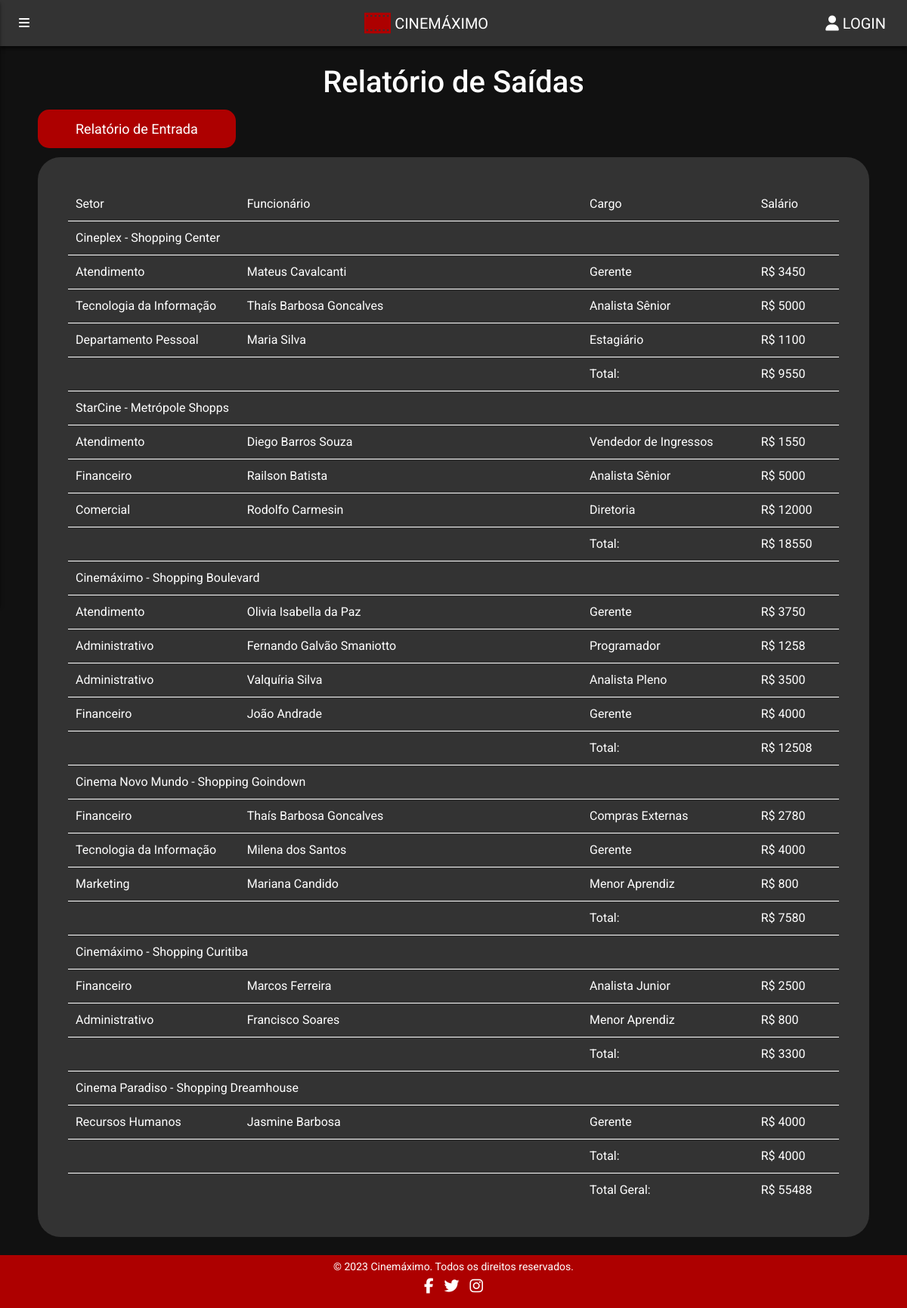
Page /html/relatorio/relatorio-saida.php on the committed database.
### tables this page shows
CREATE TABLE Funcionario (
idFuncionario INT PRIMARY KEY AUTO_INCREMENT,
email VARCHAR(255),
senha VARCHAR(255),
nome VARCHAR(255),
dataNascimento DATE,
cpf VARCHAR(255),
cargo VARCHAR(255),
salario DECIMAL,
dataAdmissao DATE,
idChefe INT,
idSetor INT,
idCinema INT,
FOREIGN KEY (idChefe) REFERENCES Funcionario(idFuncionario),
FOREIGN KEY (idSetor) REFERENCES Setor(idSetor),
FOREIGN KEY (idCinema) REFERENCES Cinema(idCinema)
);

CREATE TABLE Setor (
idSetor INT PRIMARY KEY AUTO_INCREMENT,
nome VARCHAR(150)
);

CREATE TABLE Cinema (
idCinema INT PRIMARY KEY AUTO_INCREMENT,
nome VARCHAR(255),
endereco VARCHAR(255),
telefone VARCHAR(255)
);

### config.php (called while the page is built, shortened)
<?php
function GerarConexao() {
    $endereco = "localhost";
    $usuario = "root";
    $senha = "";
    $banco = "ProjetoCinema";
    $con = new mysqli ($endereco, $usuario, $senha, $banco);
    $con->set_charset("utf8");
    return $con;
}
function Buscar($sql) {
    $conexao = GerarConexao();
    $resultado = mysqli_query($conexao, $sql);
    return mysqli_fetch_all($resultado, MYSQLI_ASSOC);
}
?>

### html/relatorio/relatorio-saida.php (the view, shortened to what this page needs)
<?php
require("../../config.php");
$resultado = BuscarResultados();
function BuscarResultados()
{
    $saidas = BuscarSaidas();
    $resultado = array();
    foreach ($saidas as $saida) {
        if (!isset($resultado[$saida['idCinema']]['saidas'])) {
            $resultado[$saida['idCinema']]['saidas'] = array();
            $resultado[$saida['idCinema']]['soma'] = 0;
        }
        array_push($resultado[$saida['idCinema']]['saidas'], $saida);
        $resultado[$saida['idCinema']]['nomeCinema'] = $saida['nomeCinema'];
        $resultado[$saida['idCinema']]['soma'] += $saida['salario'];
    }
    return $resultado;
}
function BuscarSaidas()
{
    $sql = "SELECT
                Cinema.idCinema,
                Cinema.nome AS 'nomeCinema',
                Setor.nome AS 'nomeSetor',
                Funcionario.nome,
                Funcionario.cargo,
                Funcionario.salario
            FROM Cinema
            INNER JOIN Funcionario ON Funcionario.idCinema = Cinema.idCinema
            INNER JOIN Setor ON Setor.idSetor = Funcionario.idSetor;";
    $saidas = Buscar($sql);
    return $saidas;
}
?>
<!DOCTYPE html>
<html lang="en">
<head>
    <link rel="stylesheet" href="/Projeto-Cinema/css/compartilhado/base.css">
    <link rel="stylesheet" href="/Projeto-Cinema/css/compartilhado/header.css">
    <link rel="stylesheet" href="/Projeto-Cinema/css/compartilhado/footer.css">
    <link rel="stylesheet" href="/Projeto-Cinema/css/compartilhado/componentes.css">
    <link rel="stylesheet" href="/Projeto-Cinema/css/compartilhado/listas.css">
    <link rel="stylesheet" href="/Projeto-Cinema/css/compartilhado/barra-lateral.css">
    <link rel="stylesheet" href="/Projeto-Cinema/css/telas/relatorio-saida.css">
    <link href="https://cdn.jsdelivr.net/npm/bootstrap@5.3.0-alpha1/dist/css/bootstrap.min.css" rel="stylesheet">
</head>
<body>
    <div class="conteudo">
        <h1 class="text-center my-4" style="color: var(--branco);">Relatório de Saídas</h1>
        <a class="botao-componente" href="relatorio-entrada.php">Relatório de Entrada</a>
        <div class="lista fundo-cinza my-4">
            <div class="linha linha-cabeca">
                <div>Setor</div>
                <div>Funcionário</div>
                <div>Cargo</div>
                <div>Salário</div>
            </div>
            <?php
            $totalGeral = 0;
            foreach ($resultado as $linha) {
                echo "
                    <div class='linha linha-cinema'>
                        <div>{$linha['nomeCinema']}</div>
                    </div>";
                foreach ($linha['saidas'] as $entrada) {
                    echo "
                        <div class='linha'>
                            <div>{$entrada['nomeSetor']}</div>
                            <div>{$entrada['nome']}</div>
                            <div>{$entrada['cargo']}</div>
                            <div>R$ {$entrada['salario']}</div>
                        </div>";
                    $totalGeral += $entrada['salario'];
                }
                echo "
                    <div class='linha'>
                        <div></div>
                        <div></div>
                        <div>Total:</div>
                        <div>R$ {$linha['soma']}</div>
                    </div>";
            }
            echo "
                <div class='linha'>
                    <div></div>
                    <div></div>
                    <div>Total Geral:</div>
                    <div>R$ {$totalGeral}</div>
                </div>";
            ?>
        </div>
    </div>
</body>
</html>

### css/compartilhado/base.css (style rules this page uses)
:root { --cor-60: #111111; --cor-30: #333333; --cor-10: #AD0000; --branco: #FFFFFF; }
body { background: var(--cor-60) !important; font-family: 'Roboto', sans-serif !important; margin: 0; color: var(--branco); position: relative; min-height: 100vh; }
.conteudo { padding-bottom: 70px; }

### css/compartilhado/componentes.css (style rules this page uses)
.fundo-cinza { background-color: var(--cor-30); border-radius: 30px; }
.botao-componente { padding: 15px 50px; margin-left: 50px; border-radius: 15px; background-color: var(--cor-10); color: var(--branco); font-size: 18px; text-align: center; text-decoration: none; transition: ease 0.2s; }

### css/compartilhado/listas.css (style rules this page uses)
.lista { color: var(--branco); padding: 2.5rem; margin-right: 50px; margin-left: 50px; }
.lista .linha { display: grid; border-bottom: 1px white solid; }
.lista .linha:last-child { border-bottom: 0; }
.lista .linha div { padding: 10px; }

### css/telas/relatorio-saida.css (style rules this page uses)
.lista .linha-cinema { grid-template-columns: 1fr!important; }
.lista .linha { grid-template-columns: 0.5fr 1fr 0.5fr 0.25fr; }
.lista .linha:not(.linha-cabeca) { word-break: break-all; }

### rows in the picture
funcionario: idSetor.nome "Atendimento", nome "Mateus Cavalcanti", cargo "Gerente", salario "3450"
funcionario: idSetor.nome "Tecnologia da Informação", nome "Thaís Barbosa Goncalves", cargo "Analista Sênior", salario "5000"
funcionario: idSetor.nome "Departamento Pessoal", nome "Maria Silva", cargo "Estagiário", salario "1100"
funcionario: idSetor.nome "Atendimento", nome "Diego Barros Souza", cargo "Vendedor de Ingressos", salario "1550"
funcionario: idSetor.nome "Financeiro", nome "Railson Batista", cargo "Analista Sênior", salario "5000"
funcionario: idSetor.nome "Comercial", nome "Rodolfo Carmesin", cargo "Diretoria", salario "12000"
funcionario: idSetor.nome "Atendimento", nome "Olivia Isabella da Paz", cargo "Gerente", salario "3750"
funcionario: idSetor.nome "Administrativo", nome "Fernando Galvão Smaniotto", cargo "Programador", salario "1258"
funcionario: idSetor.nome "Administrativo", nome "Valquíria Silva", cargo "Analista Pleno", salario "3500"
funcionario: idSetor.nome "Financeiro", nome "João Andrade", cargo "Gerente", salario "4000"
funcionario: idSetor.nome "Financeiro", nome "Thaís Barbosa Goncalves", cargo "Compras Externas", salario "2780"
funcionario: idSetor.nome "Tecnologia da Informação", nome "Milena dos Santos", cargo "Gerente", salario "4000"
funcionario: idSetor.nome "Marketing", nome "Mariana Candido", cargo "Menor Aprendiz", salario "800"
funcionario: idSetor.nome "Financeiro", nome "Marcos Ferreira", cargo "Analista Junior", salario "2500"
funcionario: idSetor.nome "Administrativo", nome "Francisco Soares", cargo "Menor Aprendiz", salario "800"
funcionario: idCinema.nome "Cinema Paradiso - Shopping Dreamhouse", idSetor.nome "Recursos Humanos", nome "Jasmine Barbosa", cargo "Gerente", salario "4000"

### other values in the picture
$linha['nomeCinema'] "Cineplex - Shopping Center"
$linha['soma'] "9550"
$linha['nomeCinema'] "StarCine - Metrópole Shopps"
$linha['soma'] "18550"
$linha['nomeCinema'] "Cinemáximo - Shopping Boulevard"
$linha['soma'] "12508"
$linha['nomeCinema'] "Cinema Novo Mundo - Shopping Goindown"
$linha['soma'] "7580"
$linha['nomeCinema'] "Cinemáximo - Shopping Curitiba"
$linha['soma'] "3300"
$totalGeral "55488"
